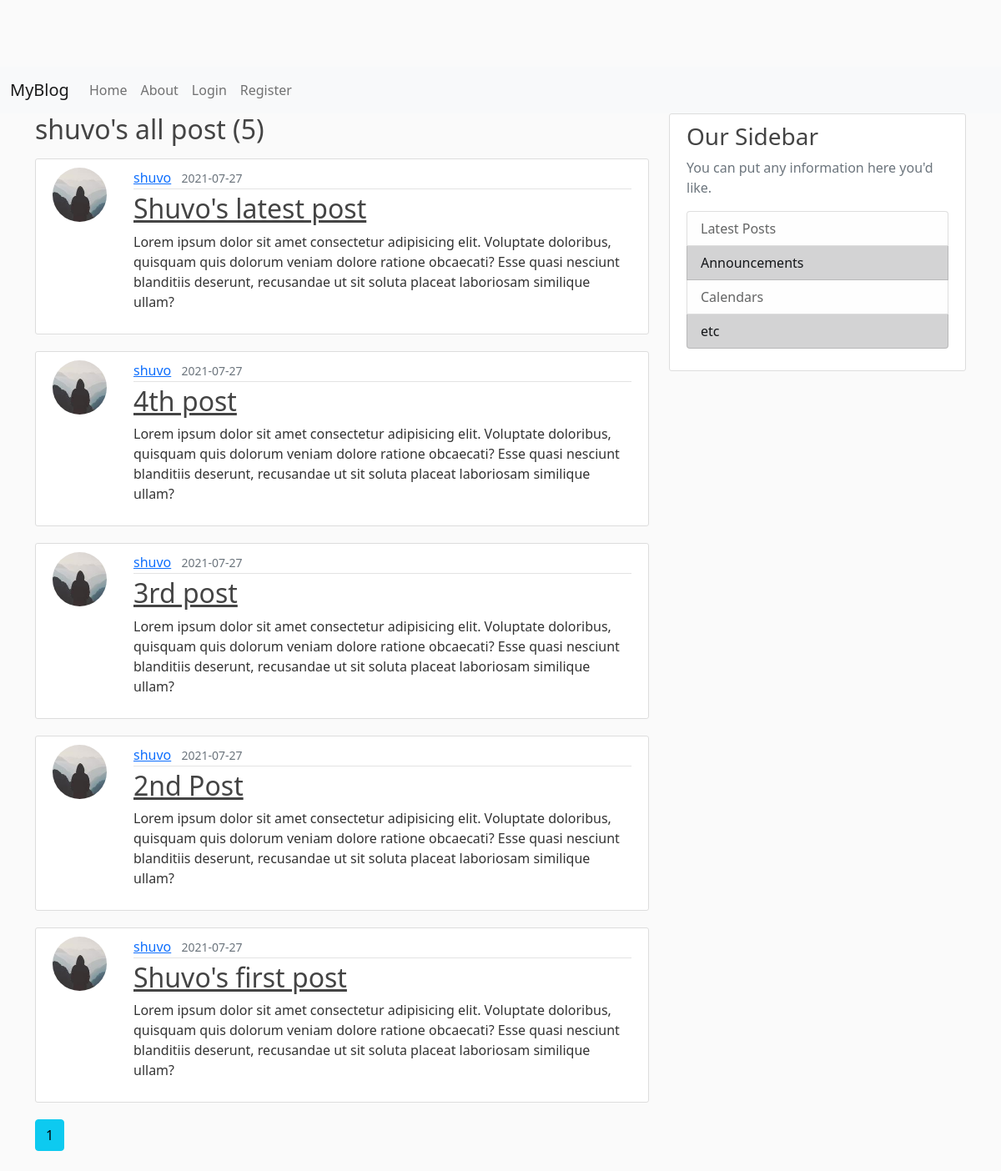
Page /user/shuvo on the committed database.
### blog/models.py (models this page shows, shortened)
class User(db.Model, UserMixin):
    id = db.Column(db.Integer, primary_key=True)
    username = db.Column(db.String(20), nullable=False, unique=True)
    email = db.Column(db.String(120), nullable=False, unique=True)
    image_file = db.Column(db.String(20), nullable=False,
                           default="default.jpg")
    password = db.Column(db.String(60), nullable=False)
    posts = db.relationship('Post', backref='author', lazy=True)
    comments = db.relationship('Comment', backref='commenter', lazy=True)

class Post(db.Model):
    id = db.Column(db.Integer, primary_key=True)
    title = db.Column(db.String(100), nullable=False)
    date_posted = db.Column(db.DateTime, nullable=False,
                            default=datetime.utcnow)
    content = db.Column(db.Text, nullable=False)
    user_id = db.Column(db.Integer, db.ForeignKey('user.id'), nullable=False)
    comments = db.relationship('Comment', backref='article', lazy=True)

### blog/users/routes.py (the view)
@users.route("/<string:username>")
def user_posts(username):
    page = request.args.get('page', 1, type=int)
    user = User.query.filter_by(username=username).first_or_404()
    posts = Post.query.filter_by(author=user).order_by(
        Post.date_posted.desc()).paginate(page=page, per_page=5)
    return render_template('users/user_post.html', posts=posts, user=user)

### blog/templates/users/user_post.html
{% extends "base.html" %} {% block content %}
<h2 class="mb-3">{{user.username}}'s all post ({{posts.total}})</h2>
{% for post in posts.items %}
<div class="d-flex content-section">
    <div class="flex-shrink-0">
        <img class="article-img" src="{{ url_for('static', filename='profile_pictures/' + post.author.image_file) }}" alt="..." />
    </div>
    <div class="flex-grow-1 ms-3">
        <div class="article-metadata">
            <a class="me-2" href="#">{{ post.author.username }}</a>
            <small class="text-muted">{{ post.date_posted.strftime('%Y-%m-%d') }}</small>
          </div>
          <h2><a class="article-title" href="{{url_for('posts.read_post', post_id=post.id)}}">{{ post.title }}</a></h2>
          <p class="article-content">{{ post.content }}</p>
    </div>
</div>
{% endfor %}
{% for page_num in posts.iter_pages(left_edge=1, right_edge=1, left_current=1, right_current=2) %}
      {% if page_num %}
        {% if posts.page == page_num %}
          <a class="btn btn-info mb-4" href="{{ url_for('users.user_posts',username=user.username, page=page_num) }}">{{ page_num }}</a>
        {% else %}
          <a class="btn btn-outline-info mb-4" href="{{ url_for('users.user_posts',username=user.username, page=page_num) }}">{{ page_num }}</a>
        {% endif %}
      {% else %}
        ...
      {% endif %}
    {% endfor %}
{% endblock content%}

### blog/static/style.css (style rules this page uses)
body { background: #fafafa; color: #333333; margin-top: 5rem; }
h1, h2, h3, h4, h5, h6 { color: #444444; }
.content-section { background: #ffffff; padding: 10px 20px; border: 1px solid #dddddd; border-radius: 3px; margin-bottom: 20px; }
.article-title { color: #444444; }
.article-content { white-space: pre-line; }
.article-img { height: 65px; width: 65px; margin-right: 16px; border-radius: 50%; }
.article-metadata { padding-bottom: 1px; margin-bottom: 4px; border-bottom: 1px solid #e3e3e3; }

### rows in the picture
User: username "shuvo"
Post: image_file (placeholder picture), author.username "shuvo", date_posted "2021-07-27", title "Shuvo's latest post", content "Lorem ipsum dolor sit amet consectetur adipisicing elit. Voluptate doloribus, quisquam quis dolorum veniam dolore ratione obcaecati? Esse quasi nesciunt blanditiis deserunt, recusandae ut sit soluta placeat laboriosam similique ullam?"
Post: image_file (placeholder picture), author.username "shuvo", date_posted "2021-07-27", title "4th post", content "Lorem ipsum dolor sit amet consectetur adipisicing elit. Voluptate doloribus, quisquam quis dolorum veniam dolore ratione obcaecati? Esse quasi nesciunt blanditiis deserunt, recusandae ut sit soluta placeat laboriosam similique ullam?"
Post: image_file (placeholder picture), author.username "shuvo", date_posted "2021-07-27", title "3rd post", content "Lorem ipsum dolor sit amet consectetur adipisicing elit. Voluptate doloribus, quisquam quis dolorum veniam dolore ratione obcaecati? Esse quasi nesciunt blanditiis deserunt, recusandae ut sit soluta placeat laboriosam similique ullam?"
Post: image_file (placeholder picture), author.username "shuvo", date_posted "2021-07-27", title "2nd Post", content "Lorem ipsum dolor sit amet consectetur adipisicing elit. Voluptate doloribus, quisquam quis dolorum veniam dolore ratione obcaecati? Esse quasi nesciunt blanditiis deserunt, recusandae ut sit soluta placeat laboriosam similique ullam?"
Post: image_file (placeholder picture), author.username "shuvo", date_posted "2021-07-27", title "Shuvo's first post", content "Lorem ipsum dolor sit amet consectetur adipisicing elit. Voluptate doloribus, quisquam quis dolorum veniam dolore ratione obcaecati? Esse quasi nesciunt blanditiis deserunt, recusandae ut sit soluta placeat laboriosam similique ullam?"

### other values in the picture
{{ posts.total }} "5"
{{ page_num }} "1"
